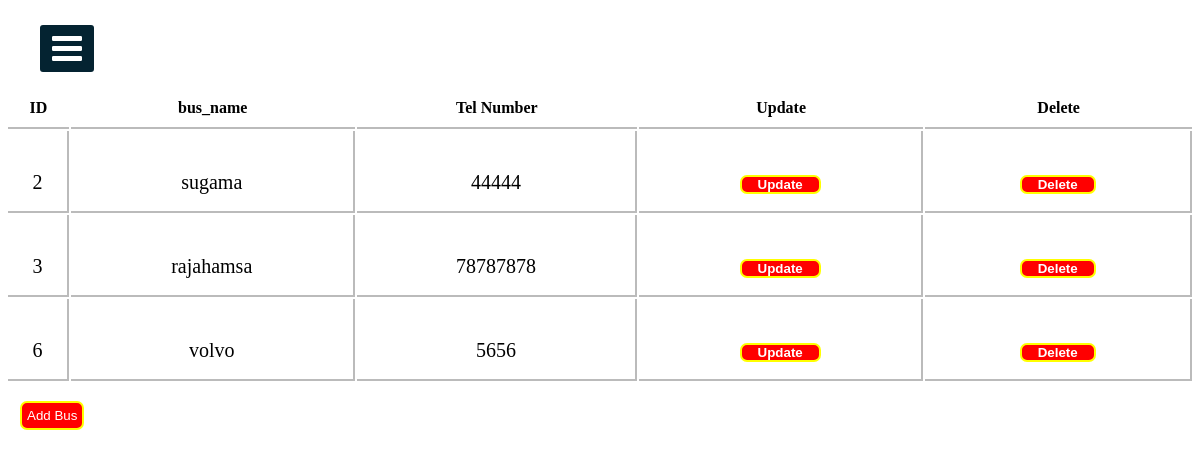
/ManagesBuses.php, run on the app's committed database.
### tables this page shows
CREATE TABLE `bus` (
  `id` int(11) NOT NULL,
  `Bus_Name` varchar(255) NOT NULL,
  `Tel` varchar(20) NOT NULL
);

### ManagesBuses.php (the view, shortened to what this page needs)
<?php
  include("connection.php");
?>
<!DOCTYPE html>
<html>
<head>
  <link rel="stylesheet" href="https://cdnjs.cloudflare.com/ajax/libs/font-awesome/4.7.0/css/font-awesome.min.css">
<link rel="stylesheet" href="cssfile/sidebar.css">
</head>
<body>
  <label for="check">
<i class="fa fa-bars" id="btn"></i>
  </label>
<div class="sidebar2">
		<h1 class="adminTopic">Manage Buses</h1>
<?php
    $sqlget="SELECT * FROM bus";
    $sqldata=mysqli_query($conn,$sqlget) or die('error getting');
    echo "<table>";
    echo "<tr>
      <th>ID</th>
    <th>bus_name</th>
    <th>Tel Number</th>
    <th>Update</th>
    <th>Delete</th>
       </tr>";
       while ($row=mysqli_fetch_array($sqldata,MYSQLI_ASSOC))
       {
        echo "<tr><td>";
        echo $row['id'];
        echo "</td><td>";
        echo $row['Bus_Name'];
        echo "</td><td>";
        echo $row['Tel'];
        echo "</td>";
        ?>
        <td>
        <button style="border:2px solid yellow; border-radius:7px; background-color:red;color:white;">
          <a href="UpdateBus.php?id=<?php echo $row['id'];?>">
          Update
          </a>
        </button>
        </td><td>
        <button style = "border:2px solid yellow; border-radius:7px; background-color:red;color:white;" >
          <a href="deleteBus.php?id=<?php echo $row['id'];?>">
            Delete
        </a>
       </button>
        </td></tr>
<?php
       }
       echo "</table>";
?>
<br>
                       <a href="AddBus.php">     <button class="btnPolicy">Add Bus</button></a>
</div>
</body>
</html>

### cssfile/sidebar.css (style rules this page uses)
* { margin: 0; padding: 0; list-style: none; text-decoration: none; }
label #btn, label #cancle { position: absolute; cursor: pointer; background: #042331; color: #fff; border-radius: 3px; }
label #btn { left: 40px; top: 25px; font-size: 35px; color: #fff; padding: 6px 12px; transition: all 0.5s; }

### ManagesBuses.php (style rules this page uses)
body { background-image: url("image/20.jpg"); background-position: center; background-size: cover; height: 700px; background-repeat: no-repeat; background-attachment: fixed; }
.adminTopic { text-align: center; color: #fff; }
table { width:99%; border-collapse: separate !important; margin:auto; text-align:center; margin-top:50px; background-color: rgb(255, 255, 255); border-radius: 10px 10px 0px 0px; }
table th { border-bottom:2px solid rgb(187, 187, 187); padding:10px 0px 10px 0px; font-family: "balsamiq_sansitalic" !important; }
table tr td { border-right: 2px solid rgb(187, 187, 187); height: 58px; padding: 22px 0px 0px 0px; font-family: "monospace;" !important; border-bottom: 2px solid rgb(187, 187, 187); font-size: 20px; }
table tr td a { color: white; border-radius: 5px; padding: 6px; text-decoration: none; margin: 10px; font-weight: 700; }
button { padding: 5px 5px 5px 5x; }
.btnPolicy { padding: 5px 5px 5px 5px; border: 2px solid yellow; border-radius: 7px; background-color: red; color: white; margin-left: 20px; }

### data on the page
bus: id "2", Bus_Name "sugama", Tel "44444"
bus: id "3", Bus_Name "rajahamsa", Tel "78787878"
bus: id "6", Bus_Name "volvo", Tel "5656"
